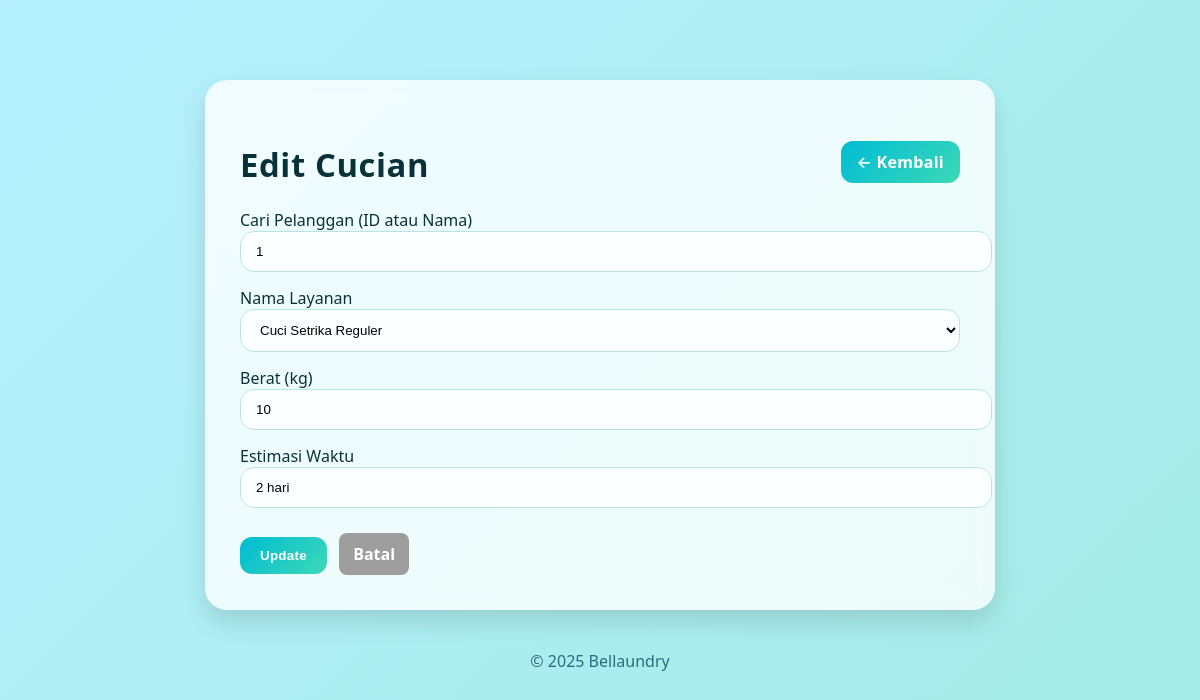
Page /app/Controllers/LayananController.php?aksi=edit&id=29 on the committed database.
### tables this page shows
CREATE TABLE `layanan` (
  `id_layanan` int(11) NOT NULL,
  `id_pelanggan` int(11) DEFAULT NULL,
  `nama_layanan` varchar(100) NOT NULL,
  `berat` int(11) DEFAULT 0,
  `estimasi` varchar(50) DEFAULT NULL,
  `status` varchar(20) DEFAULT 'proses',
  `deleted_at` datetime DEFAULT NULL
);

### core/Controller.php (called while the page is built, shortened)
<?php
class Controller {
    public function model($model) {
        return new $model;
    }
    public function view($path, $data = []) {
        extract($data);
        $viewFile = __DIR__ . "/../app/Views/$path.php";
        require_once $viewFile;
    }
}

### config/koneksi.php (called while the page is built, shortened)
<?php
class Database {
    private static $instance = null;
    public static function connect() {
        if (self::$instance === null) {
            try {
                self::$instance = new PDO(
                    "mysql:host=" . DB_HOST . ";dbname=" . DB_NAME . ";charset=utf8mb4",
                    DB_USER,
                    DB_PASS,
                    [
                        PDO::ATTR_ERRMODE => PDO::ERRMODE_EXCEPTION,
                        PDO::ATTR_DEFAULT_FETCH_MODE => PDO::FETCH_ASSOC,
                        PDO::ATTR_EMULATE_PREPARES => false
                    ]
                );
            } catch (PDOException $e) {
                die("Database Connection Error: " . $e->getMessage());
            }
        }
        return self::$instance;
    }
}

### core/Model.php (called while the page is built, shortened)
<?php
require_once __DIR__ . '/../config/koneksi.php';
require_once __DIR__ . '/QueryBuilder.php';
class Model {
    protected $db;
    protected $table;
    public function __construct() {
        $this->db = Database::connect();
    }
    protected function getQueryBuilder($table = null, $pk = 'id') {
        return new QueryBuilder($this->db, $table ?? $this->table, $pk);
    }
}

### core/QueryBuilder.php (called while the page is built, shortened)
<?php
class QueryBuilder {
    protected $pdo;
    public function __construct($pdo = null, $table = null, $pk = 'id') {
        $this->pdo = $pdo ?? $GLOBALS['db'] ?? null;
    }
    public function raw($sql, $params = []) {
        $stmt = $this->pdo->prepare($sql);
        $stmt->execute($params);
        return $stmt->fetchAll();
    }
}
?>

### app/Models/Layanan.php (called while the page is built, shortened)
<?php
require_once __DIR__ . '/../../core/Model.php';
    class Layanan extends Model {
        protected $table = 'layanan';
        protected $primaryKey = 'id_layanan';
        public function getById($id) {
            $qb = $this->getQueryBuilder($this->table, $this->primaryKey);
            return $qb->raw(
                "SELECT l.*, p.nama as nama_pelanggan
                FROM {$this->table} l
                LEFT JOIN pelanggan p ON l.id_pelanggan = p.id_pelanggan
                WHERE l.id_layanan = ?",
                [$id]
            )[0] ?? null;
        }
    }

### app/Views/layanan/edit.php (the view, shortened to what this page needs)
<!DOCTYPE html>
<html lang="id">
<head>
  <link rel="stylesheet" href="/bellaundry/public/assets/css/style.css">
</head>
<body>
<div class="container-crud">
  <div class="card-crud card-crud--narrow">
    <div style="display:flex; justify-content:space-between; align-items:center;">
      <h2 class="card-title">Edit Cucian</h2>
      <a href="/bellaundry/app/Controllers/LayananController.php?aksi=index" class="btn-gradient" style="padding:10px 16px; text-decoration:none;">&larr; Kembali</a>
    </div>
    <form method="post" action="/bellaundry/app/Controllers/LayananController.php?aksi=update">
      <div class="<?= !empty($errors['id_pelanggan']) ? 'form-group-error' : '' ?>">
        <label>Cari Pelanggan (ID atau Nama)</label>
        <input type="text" name="id_pelanggan" class="input-field" list="pelanggan-list" placeholder="Ketik ID atau Nama Pelanggan" value="<?= htmlspecialchars($layanan['id_pelanggan'] ?? '') ?>" required>
      </div>
      <div class="<?= !empty($errors['nama_layanan']) ? 'form-group-error' : '' ?>">
        <label>Nama Layanan</label>
        <select name="nama_layanan" id="nama_layanan" class="input-field" required>
          <option value="Cuci Setrika Reguler" <?= ($layanan['nama_layanan'] ?? '') === 'Cuci Setrika Reguler' ? 'selected' : '' ?>>Cuci Setrika Reguler</option>
        </select>
      </div>
      <div class="<?= !empty($errors['berat']) ? 'form-group-error' : '' ?>">
        <label>Berat (kg)</label>
        <input type="number" step="0.1" name="berat" id="berat" class="input-field" value="<?= htmlspecialchars($layanan['berat'] ?? '') ?>" required>
      </div>
      <div class="<?= !empty($errors['estimasi']) ? 'form-group-error' : '' ?>">
        <label>Estimasi Waktu</label>
        <input type="text" name="estimasi" id="estimasi" class="input-field" placeholder="Auto-terisi saat memilih layanan" value="<?= htmlspecialchars($layanan['estimasi'] ?? '') ?>" required>
      </div>
      <div style="margin-top:10px;">
        <button type="submit" class="btn-gradient">Update</button>
        <a href="/bellaundry/app/Controllers/LayananController.php?aksi=index" class="btn btn-secondary" style="display:inline-block; padding:10px 14px; margin-left:8px; text-decoration:none; border-radius:8px;">Batal</a>
      </div>
    </form>
  </div>
  <div class="footer-crud">
    © <?= date("Y") ?> Bellaundry
  </div>
</div>
</body>
</html>

### public/assets/css/style.css (style rules this page uses)
body { margin: 0; padding: 0; font-family: var(--font-sans); background: #f4f6f9; }
.btn { display: inline-block; padding: 8px 16px; border-radius: 8px; text-decoration: none; font-weight: 600; cursor: pointer; }
.btn-secondary { background: #9e9e9e; color: white; }
:root { --font-sans: 'Poppins', system-ui, -apple-system, 'Segoe UI', Roboto, 'Helvetica Neue', Arial; --font-heading: 'Poppins', system-ui, -apple-system, 'Segoe UI', Roboto, 'Helvetica Neue', Arial; --muted: #6b8f95; }
body { font-family: var(--font-sans); background: linear-gradient(135deg, #b6f0ff, #9be9d8, #c3fff1); background-size: 300% 300%; animation: flowBg 12s ease infinite; margin: 0; padding: 0; color: #083238; }
.container-crud { max-width: 1100px; margin: 60px auto; padding: 20px; }
.card-crud { background: rgba(255,255,255,0.8); backdrop-filter: blur(10px); padding: 35px; border-radius: 22px; box-shadow: 0 12px 25px rgba(0,0,0,0.12); }
.card-title { font-family: var(--font-heading); font-size: 2.05rem; font-weight: 600; color: #083238; margin-bottom: 22px; letter-spacing: 0.6px; }
.btn-gradient { background: linear-gradient(135deg, #00bcd4, #3dd9b6); color: white; border: none; padding: 11px 20px; border-radius: 12px; cursor: pointer; font-weight: 600; transition: transform 0.22s ease, box-shadow 0.22s ease; text-decoration: none; letter-spacing: 0.3px; }
.input-field { width: 100%; padding: 12px 15px; border-radius: 14px; border: 1px solid #b8e6df; margin-bottom: 15px; background: rgba(255,255,255,0.8); }
.footer-crud { margin-top: 40px; text-align: center; color: #0b4d5e; opacity: 0.8; }

### app/Views/layanan/edit.php (style rules this page uses)
.card-crud--narrow { max-width: 720px; margin: 0 auto; }

### rows in the picture
layanan: id_pelanggan "1", nama_layanan "Cuci Setrika Reguler", berat "10", estimasi "2 hari"
